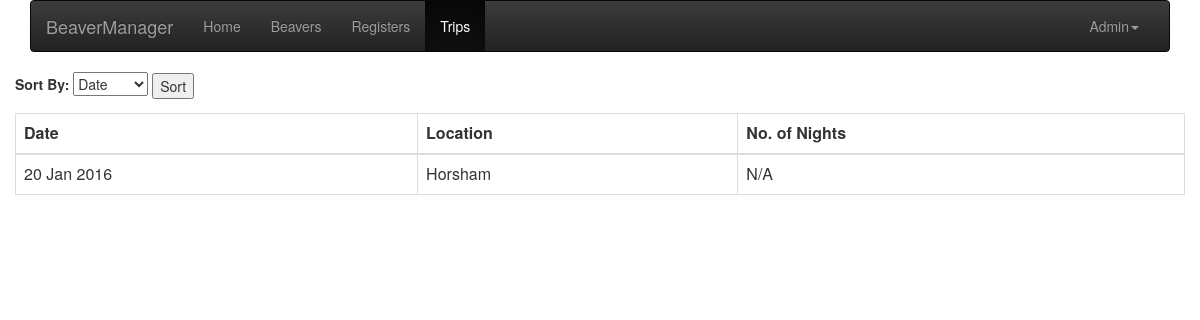
Before: /trips/ with the older database file.
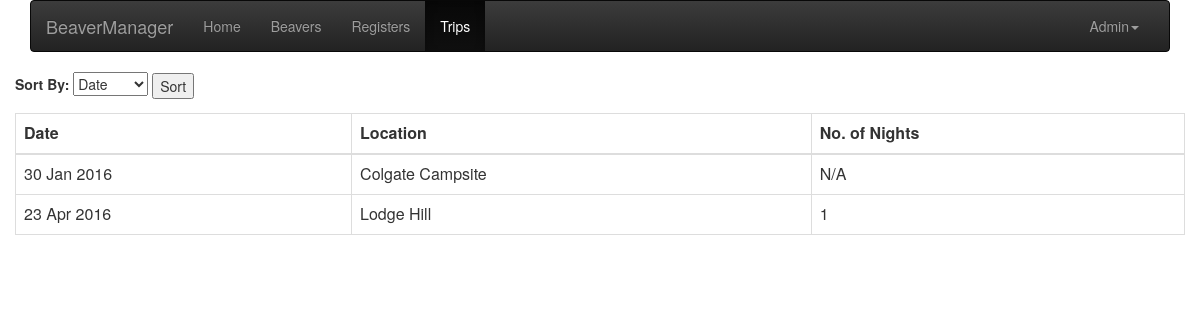
After: the same page with the newer database file.
### beaver_manager/models.py (models this page shows, shortened)
class Trip(db.Model):
    __tablename__ = "trip"
    id = db.Column(db.Integer, primary_key=True)
    location = db.Column(db.String(128))
    cost = db.Column(db.String(7))  # SQlite does not natively support decimals
    date = db.Column(db.DateTime)
    overnight = db.Column(db.Boolean)
    number_of_nights = db.Column(db.Integer)

### beaver_manager/views.py (the view)
@app.route('/trips/')
def trips():
    trips = Trip.query.all()
    sort_form = TripSortForm()
    return render_template("trips.html", trips=trips, form=sort_form)

### beaver_manager/forms.py
class TripSortForm(Form):
    sort_on = SelectField('Sort By', choices=[('date', 'Date'),
                          ('location', 'Location')])

### beaver_manager/templates/trips.html
{% extends "base.html" %}
{% from "_forms.html" import render_field %}
{% set sort_on = request.args.sort_on|default('date') %}
{% block content %}
<form class="form-inline">
  <div class="form-group">
    <label >Sort By:</label>
    {{ form.sort_on()|safe }}
  </div>
  <div class="form-group">
    <input type="submit" value="Sort">
  </div>
</form>
<table class="table table-bordered table-hover table-responsive">
  <thead>
    <tr>
      <th>Date</th>
      <th>Location</th>
      <th>No. of Nights</th>
    </tr>
  </thead>
  <tbody>
{% for trip in trips| sort(attribute=sort_on) %}
  <tr class="clickable-row" data-href="/trips/{{ trip.id }}">
    <td>{{ trip.date.date().strftime('%d %b %Y') }}</td>
    <td>{{ trip.location }}</td>
    {% if trip.overnight %}
      <td>{{ trip.number_of_nights }}</td>
    {% else %}
      <td>N/A</td>
    {% endif %}
  </tr>
{% endfor %}
</tbody>
</table>
{% endblock %}

### beaver_manager/templates/base.html (shortened to what this page needs)
{% from "_macros.html" import nav_link with context %}
<html>
  <head>
    {% include "head.html" %}
  </head>
  <body>
    <div class="container">
      {% include "navbar.html"%}
      <div class="row">
        <div class="span12">
          {% block content %}{% endblock %}
        </div>
      </div>
    </div>
  </body>
</html>

### beaver_manager/templates/_macros.html
{% macro nav_link(endpoint, name) %}
  {% if endpoint in request.path %}
    <li class="active"><a href="{{ url_for(endpoint) }}">{{name}}</a></li>
  {% else %}
    <li><a href="{{ url_for(endpoint) }}">{{name}}</a></li>
  {% endif %}
{% endmacro %}

### beaver_manager/templates/head.html (shortened to what this page needs)
<link href="/static/css/bootstrap.min.css" rel="stylesheet" media="screen">
<link href="/static/css/bootstrap-theme.min.css" rel="stylesheet">
<link href="/static/css/toastr.css" rel="stylesheet">
<link href="/static/css/beavermanager.css" rel="stylesheet">

### beaver_manager/templates/navbar.html (shortened to what this page needs)
<nav class="navbar navbar-inverse" role="navigation">
  <div class="container-fluid">
    <div class="navbar-header">
      <a class="navbar-brand" href="/">BeaverManager</a>
    </div>
    <div class="collapse navbar-collapse" id="bs-example-navbar-collapse-1">
      <ul class="nav navbar-nav">
        {{ nav_link('index', 'Home') }}
        {{ nav_link('beavers', 'Beavers') }}
        {{ nav_link('registers', 'Registers')}}
        {{ nav_link('trips', 'Trips')}}
      </ul>
      <ul class="nav navbar-nav navbar-right">
        <li class="dropdown">
          <a href="#" class="dropdown-toggle" data-toggle="dropdown">Admin<b class="caret"></b></a>
        </li>
      </ul>
    </div>
  </div>
</nav>

### beaver_manager/static/css/beavermanager.css (style rules this page uses)
.clickable-row { cursor: pointer; }

Changed rows visible on the page:
removed Trip: date "20 Jan 2016", location "Horsham", overnight "N/A"
added Trip: date "30 Jan 2016", location "Colgate Campsite", overnight "N/A"
added Trip: date "23 Apr 2016", location "Lodge Hill", number_of_nights "1"
